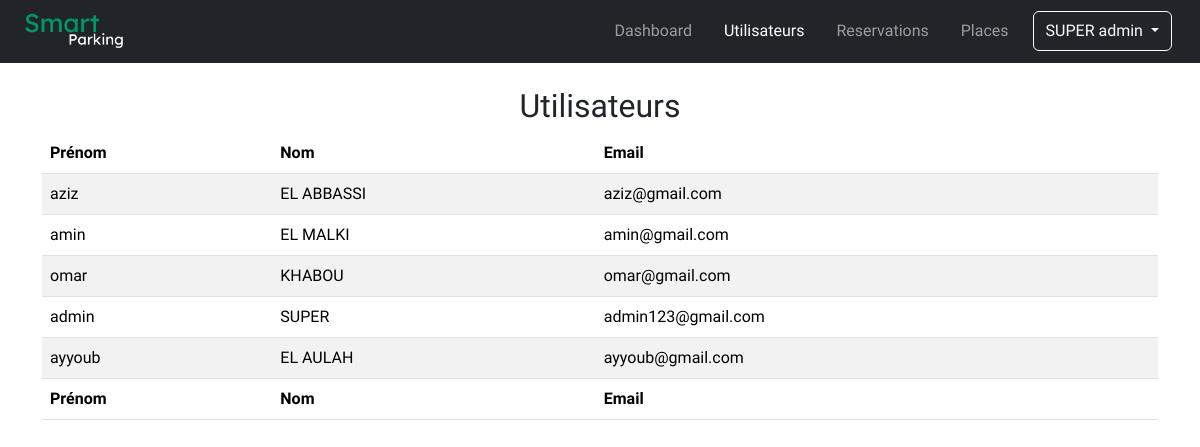
Page /SmartParking/admin/utilisateurs.php (signed in) on the committed database.
### tables this page shows
CREATE TABLE `utilisateur` (
  `user_id` int(10) NOT NULL,
  `prenom` varchar(50) NOT NULL,
  `nom` varchar(50) NOT NULL,
  `email` varchar(100) NOT NULL,
  `password` varchar(255) NOT NULL,
  `jawaz_id` varchar(100) NOT NULL,
  `fidelite_id` varchar(100) NOT NULL,
  `token` int(10) NOT NULL,
  `token_date` datetime NOT NULL DEFAULT current_timestamp(),
  `matricule` varchar(100) NOT NULL,
  `est_admin` int(2) NOT NULL
);

### SmartParking/admin/utilisateurs.php (the view, shortened to what this page needs)
<?php
include '../include/conncet.php';
?>
<!DOCTYPE html>
<html lang="en">
<head>
    <link href="https://cdn.jsdelivr.net/npm/bootstrap@5.3.3/dist/css/bootstrap.min.css" rel="stylesheet">
     <link rel="stylesheet" href="https://cdn.datatables.net/2.0.2/css/dataTables.bootstrap5.css">
    <link rel="stylesheet" href="../css/all.min.css">
    <link rel="stylesheet" href="./css/style.css">
</head>
<body>
    <?php include './include/header.php'; ?>
    <div class="container my-4">
        <h2 class="text-center">Utilisateurs</h2>
        <table id="example" class="table table-striped" style="width:100%">
            <thead>
                <tr>
                    <th scope="col">Prénom</th>
                    <th scope="col">Nom</th>
                    <th scope="col">Email</th>
                </tr>
            </thead>
            <tbody>
                <?php
                $sql = "SELECT * FROM utilisateur ";
                $result  = mysqli_query($conn, $sql);
                if (mysqli_num_rows($result) > 0) {
                    while ($row = mysqli_fetch_assoc($result)) {
                        $nom = strtoupper($row['nom']);
                        $prenom = $row['prenom'];
                        $email = $row['email'];
                        echo "<tr>
                        <td>$prenom</td>
                        <td>$nom</td>
                        <td>$email</td>
                    </tr>";
                    }
                }
                ?>
            </tbody>
            <tfoot>
                <tr>
                    <th scope="col">Prénom</th>
                    <th scope="col">Nom</th>
                    <th scope="col">Email</th>
                </tr>
            </tfoot>
        </table>
    </div>
</body>

### SmartParking/admin/include/header.php (shortened to what this page needs)
<header>
    <nav class="navbar navbar-expand-md bg-dark" data-bs-theme="dark">
        <div class="container-fluid">
            <a class="navbar-brand" href="./dashbord.php">
                <img src="../images/SmartParkingwhite.png" alt="Smart Parking logo" style="width: 120px;">
            </a>
            <div class="collapse navbar-collapse" id="navbarNav">
                <ul class="navbar-nav ms-auto">
                    <li class="nav-item">
                        <a class="nav-link <?php echo basename($_SERVER['PHP_SELF']) === 'dashbord.php' ? 'active' : ''; ?>" aria-current="page" href="./dashbord.php">Dashboard</a>
                    </li>
                    <li class="nav-item">
                        <a class="nav-link <?php echo basename($_SERVER['PHP_SELF']) === 'utilisateurs.php' ? 'active' : ''; ?>" href="./utilisateurs.php">Utilisateurs</a>
                    </li>
                    <li class="nav-item">
                        <a class="nav-link <?php echo basename($_SERVER['PHP_SELF']) === 'reservations.php' ? 'active' : ''; ?>" href="./reservations.php">Reservations</a>
                    </li>
                    <li class="nav-item">
                        <a class="nav-link <?php echo basename($_SERVER['PHP_SELF']) === 'places.php' ? 'active' : ''; ?>" href="./places.php">Places</a>
                    </li>
                    <li class="nav-item dropdown btn-group d-flex flex-column">
                        <button class="btn btn-outline-light dropdown-toggle" data-bs-toggle="dropdown" aria-expanded="false">
                            <?php echo strtoupper($_SESSION['nom']) . ' ' . $_SESSION['prenom']; ?>
                        </button>
                    </li>
                </ul>
            </div>
        </div>
    </nav>
</header>

### SmartParking/admin/css/style.css (style rules this page uses)
body { font-family: 'Lexend', sans-serif; }
:root { --bs-primary-bg: #009688; --bs-primary-disabled-bg: #919191; --bs-primary-disabled-color: #fff; }

### SmartParking/admin/include/header.php (style rules this page uses)
.navbar-nav .nav-item { margin-right: 16px; }

### rows in the picture
utilisateur: prenom "aziz", nom "EL ABBASSI", email "aziz@gmail.com"
utilisateur: prenom "amin", nom "EL MALKI", email "amin@gmail.com"
utilisateur: prenom "omar", nom "KHABOU", email "omar@gmail.com"
utilisateur: prenom "admin", nom "SUPER", email "admin123@gmail.com"
utilisateur: prenom "ayyoub", nom "EL AULAH", email "ayyoub@gmail.com"

### other values in the picture
$_SESSION['nom'] "SUPER"
$_SESSION['prenom'] "admin"
